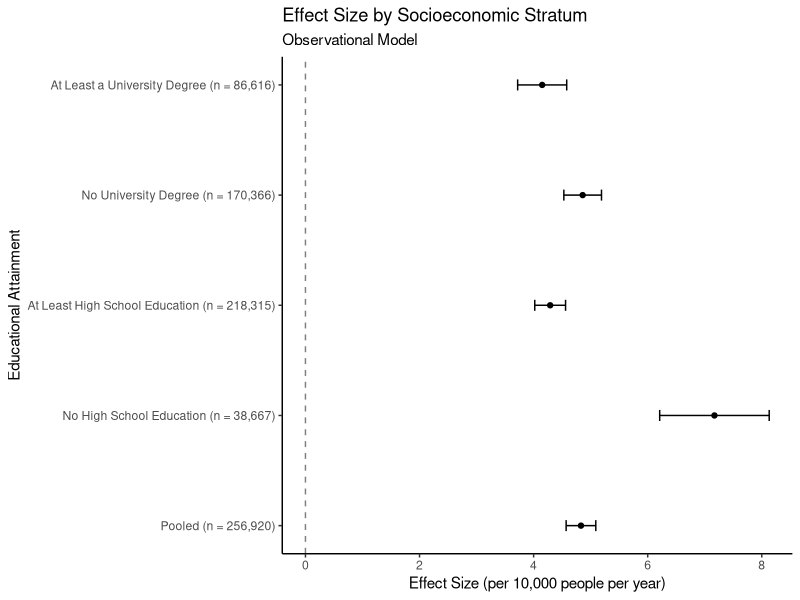
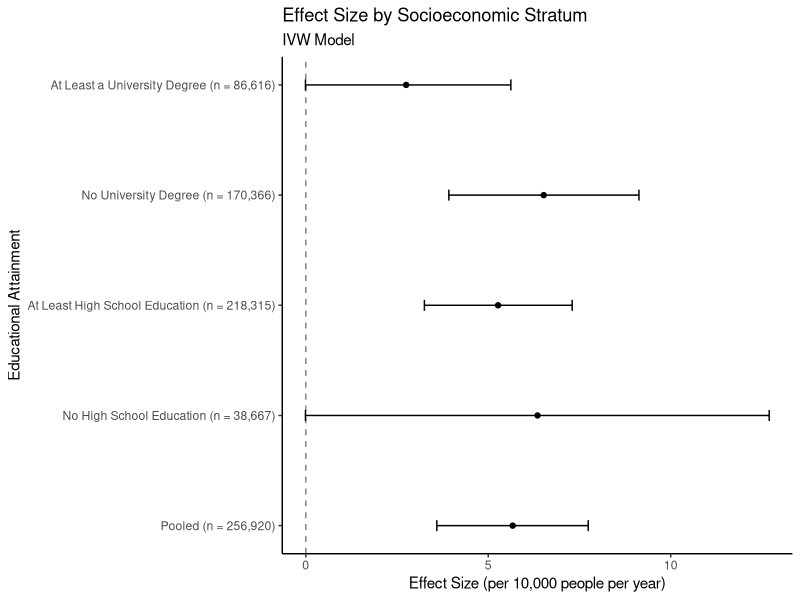
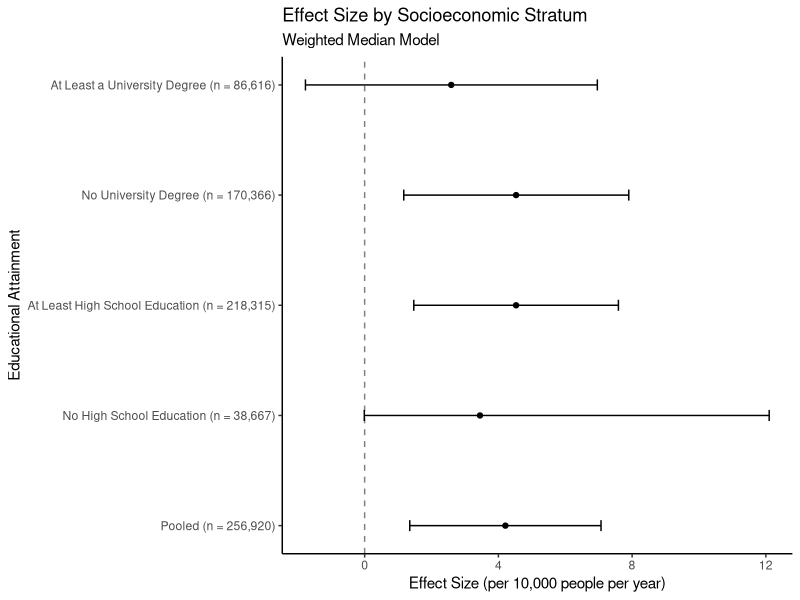
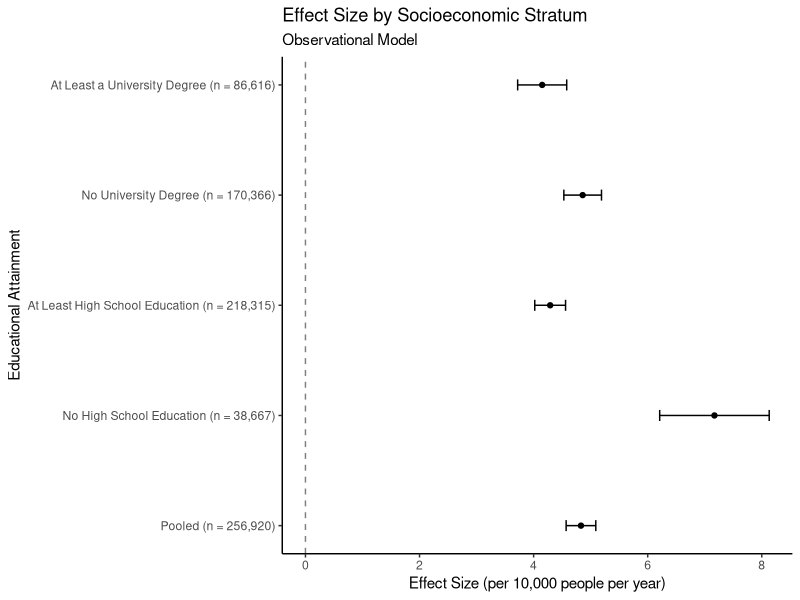
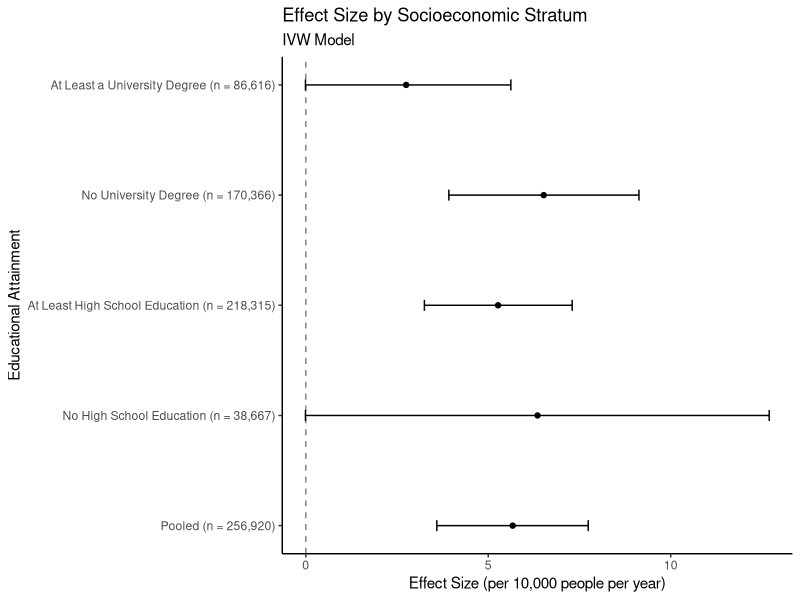
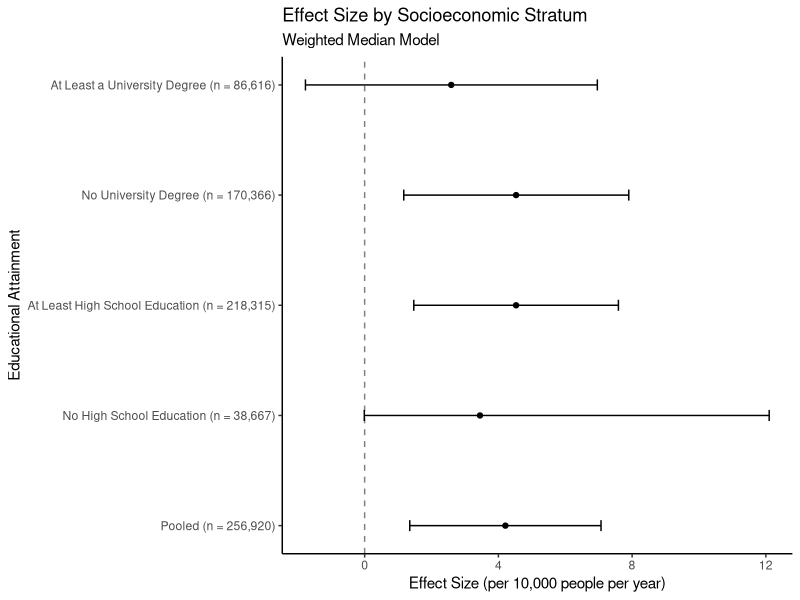

R code for these plots, in order:
# -----------
# Figures Created Based on Estimates in UKB
# Forest Plots and Estimate Comparisons
# -----------

# Loading in package for forest plot (ubiquitous in MR Lit - tho often no pooling)
#install.packages('meta')
#library(meta)

# CAN use meta but this is really for meta-analytical pooling of results... Can do simply in ggplot


# Source: https://www.statology.org/forest-plot-in-r/


# FIRST creating a forest plot to COMPARE observational estimates for different strata

obs <- data.frame(study=c('Pooled (n = 256,920)', 'No High School Education (n = 38,667)', 'At Least High School Education (n = 218,315)', 'No University Degree (n = 170,366)', 'At Least a University Degree (n = 86,616)'),
                 index=1:5,
                 effect=c(4.83, 7.17, 4.29, 4.86, 4.15),
                 lower=c(4.57, 6.21, 4.02, 4.53, 3.72),
                 upper=c(5.09, 8.13, 4.56, 5.19, 4.58))




library(ggplot2)

#create forest plot
ggplot(data=obs, aes(y=index, x=effect, xmin=lower, xmax=upper)) +
            geom_point() + 
            geom_errorbarh(height=.1) +
            scale_y_continuous(breaks=1:nrow(obs), labels=obs$study) +
            labs(title='Effect Size by Socioeconomic Stratum', subtitle = 'Observational Model', x='Effect Size (per 10,000 people per year)', y = 'Educational Attainment') +
            geom_vline(xintercept=0, color='black', linetype='dashed', alpha=.5) + theme_classic()



# Save high res plot - a tiff file basically lets you save ultra high quality figures you can share/save as pdf
dev.off
ggsave("ObsMod.png",units="in",width = 6, height = 4, dpi = 1200, device = 'png')
options(repr.plot.width = 0.5, repr.plot.height = 0.5)









# NOW creating a forest plot to COMPARE IVW estimates for different strata

ivw <- data.frame(study=c('Pooled (n = 256,920)', 'No High School Education (n = 38,667)', 'At Least High School Education (n = 218,315)', 'No University Degree (n = 170,366)', 'At Least a University Degree (n = 86,616)'),
                  index=1:5,
                  effect=c(5.67, 6.35, 5.27, 6.52, 2.75),
                  lower=c(3.59, -0.01, 3.25, 3.92, -0.01),
                  upper=c(7.74, 12.70, 7.30, 9.13, 5.62))




library(ggplot2)

#create forest plot
ggplot(data=ivw, aes(y=index, x=effect, xmin=lower, xmax=upper)) +
  geom_point() + 
  geom_errorbarh(height=.1) +
  scale_y_continuous(breaks=1:nrow(ivw), labels=ivw$study) +
  labs(title='Effect Size by Socioeconomic Stratum', subtitle = 'IVW Model', x='Effect Size (per 10,000 people per year)', y = 'Educational Attainment') +
  geom_vline(xintercept=0, color='black', linetype='dashed', alpha=.5) + theme_classic()



# Save high res plot - a tiff file basically lets you save ultra high quality figures you can share/save as pdf
dev.off
ggsave("IVWMod.png",units="in",width = 6, height = 4, dpi = 1200, device = 'png')
options(repr.plot.width = 0.5, repr.plot.height = 0.5)






# NOW creating a forest plot to COMPARE Weighted Median estimates for different strata

med <- data.frame(study=c('Pooled (n = 256,920)', 'No High School Education (n = 38,667)', 'At Least High School Education (n = 218,315)', 'No University Degree (n = 170,366)', 'At Least a University Degree (n = 86,616)'),
                  index=1:5,
                  effect=c(4.21, 3.45, 4.53, 4.53, 2.59),
                  lower=c(1.35, -0.01, 1.47, 1.17, -1.77),
                  upper=c(7.07, 12.10, 7.59, 7.90, 6.96))




library(ggplot2)

#create forest plot
ggplot(data=med, aes(y=index, x=effect, xmin=lower, xmax=upper)) +
  geom_point() + 
  geom_errorbarh(height=.1) +
  scale_y_continuous(breaks=1:nrow(med), labels=med$study) +
  labs(title='Effect Size by Socioeconomic Stratum', subtitle = 'Weighted Median Model', x='Effect Size (per 10,000 people per year)', y = 'Educational Attainment') +
  geom_vline(xintercept=0, color='black', linetype='dashed', alpha=.5) + theme_classic()



# Save high res plot - a tiff file basically lets you save ultra high quality figures you can share/save as pdf
dev.off
ggsave("MedMod.png",units="in",width = 6, height = 4, dpi = 1200, device = 'png')
options(repr.plot.width = 0.5, repr.plot.height = 0.5)
